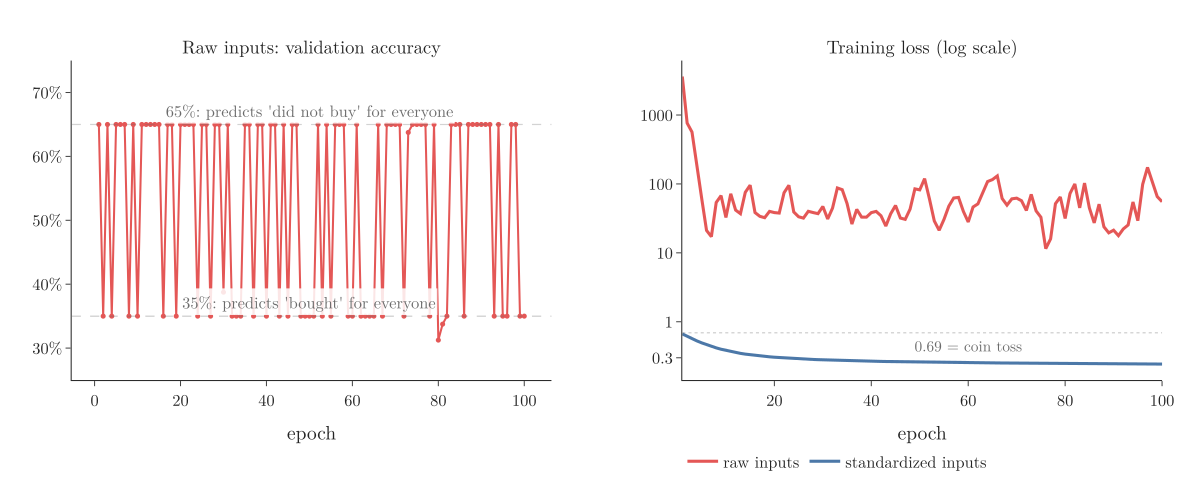

The Python source for this figure:
"""What the raw-input network does: its validation accuracy only ever hits the two one-class values
(65% = 'did not buy' for everyone, 35% = 'bought' for everyone), and its loss stays in the tens to thousands
while the standardized run sits below 1 (Plotly, data from the Notebook)."""
from pathlib import Path
import pandas as pd
from plotly.subplots import make_subplots
from common import BLUE, RED, GREY, FONT

here = Path(__file__).parent
h = pd.read_csv(here.parent / "data" / "histories.csv")
assert h.raw_val_accuracy.min() == 0.3125 and h.raw_val_accuracy.max() == 0.65            # 31% to 65%
assert sorted(h.raw_val_accuracy.tail(10).unique()) == [0.35, 0.65]                      # last 10: only two values
assert round(h.raw_loss.iloc[0]) == 3618 and 17 < h.raw_loss.tail(10).min() and h.raw_loss.tail(10).max() < 175
fig = make_subplots(1, 2, horizontal_spacing=0.12,
                    subplot_titles=["Raw inputs: validation accuracy", "Training loss (log scale)"])
fig.add_scatter(x=h.epoch, y=h.raw_val_accuracy, mode="lines+markers", line=dict(color=RED, width=2),
                marker=dict(size=5), showlegend=False, row=1, col=1)
for v, txt in ((0.65, "65%: predicts 'did not buy' for everyone"), (0.35, "35%: predicts 'bought' for everyone")):
    fig.add_hline(y=v, line=dict(color=GREY, dash="dash", width=1.5), row=1, col=1)
    fig.add_annotation(x=50, y=v, text=txt, showarrow=False, yshift=14, font=dict(size=16, color=GREY),
                       bgcolor="rgba(255,255,255,0.85)", row=1, col=1)
fig.add_scatter(x=h.epoch, y=h.raw_loss, name="raw inputs", line=dict(color=RED, width=3), row=1, col=2)
fig.add_scatter(x=h.epoch, y=h.scaled_loss, name="standardized inputs", line=dict(color=BLUE, width=3), row=1, col=2)
fig.add_hline(y=0.69, line=dict(color=GREY, dash="dot", width=1.5), row=1, col=2)
fig.add_annotation(x=60, y=-0.16, text="0.69 = coin toss", showarrow=False, yshift=-12, font=dict(size=15, color=GREY),
                   row=1, col=2)
fig.update_xaxes(title="epoch")
fig.update_yaxes(range=[0.25, 0.75], tickformat=".0%", row=1, col=1)
fig.update_yaxes(type="log", tickvals=[0.3, 1, 10, 100, 1000], row=1, col=2)
fig.update_layout(template="simple_white", width=1150, height=470, font=FONT,
                  legend=dict(orientation="h", x=0.56, y=-0.2), margin=dict(l=60, r=20, t=50, b=60))
for t in ("Raw inputs: validation accuracy", "Training loss (log scale)"):
    fig.update_annotations(font_size=18, selector=dict(text=t))
fig.write_image(here / "raw_flip.png", scale=2)
fig.write_image(here / "raw_flip.pdf")
